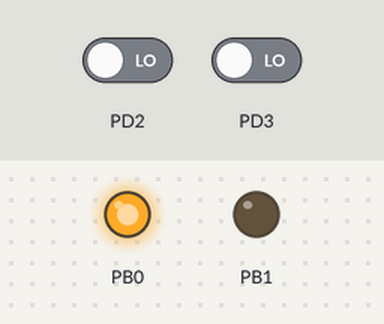
A program run on a simulated ATmega16, built with avr-gcc and emulated at 8 MHz. On the bench: output pins drawn as LEDs (lit = HIGH). The inputs (shaded band) are chosen by the test bench; at power-on: PD3 LOW, PD2 LOW.

Above: at 1.2 s.
1.3 s: PD3 driven HIGH
At 1.7 s:
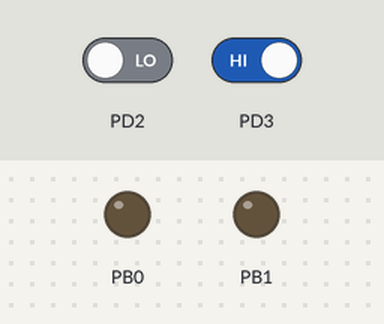
2.8 s: PD2 driven HIGH
At 4.0 s:
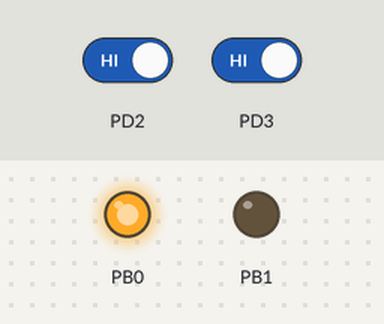
Timing chart, 0 to 5.8 s (numbered marks = the images above; inputs shaded):
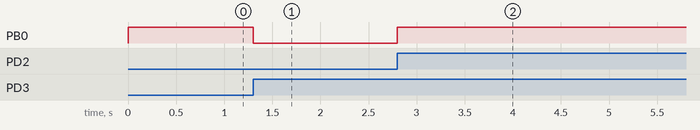

The program:

main.c
```c
//*** Program Header ***
/************************************************************************************
	File Name: External_InterruptsATMega16
	Author:	   ASHISH SHARMA
	Date:	   March 21, 2022
	Modified:  None
	Description:    This program will:
			1) Programmed the external interrupt peripheral of the microcontroller ATMEGA16
************************************************************************************/

// Preprocessor ===================================================================
#define F_CPU 8000000UL
#include <avr/io.h>
#include <util/delay.h>
#include <avr/interrupt.h>

int main(void)
{
	DDRB |= (1<<DDB0) | (1<<DDB1);	//Data register set as Output.
	sei();	//GIE Set
	GICR |= (1<<INT1) | (1<<INT0);	//Enable Interrupts
	MCUCR |= (1<<ISC11) | (1<<ISC10) | (1<<ISC01) | (1<<ISC00);

    while (1)
    {

    }
}

/*** Interrupt Service Routine (the ISR) functions will be executed respectively when INT0 and INT1 interrupts will called **/

ISR(INT0_vect)
{
	PORTB |= (1<<PB0);
}

ISR(INT1_vect)
{
	PORTB &= (~(1<<PB0));
}
```

Measured:
- after the input at 1.3 s, PB0: HIGH → LOW at once
- after the input at 2.8 s, PB0: LOW → HIGH at once
